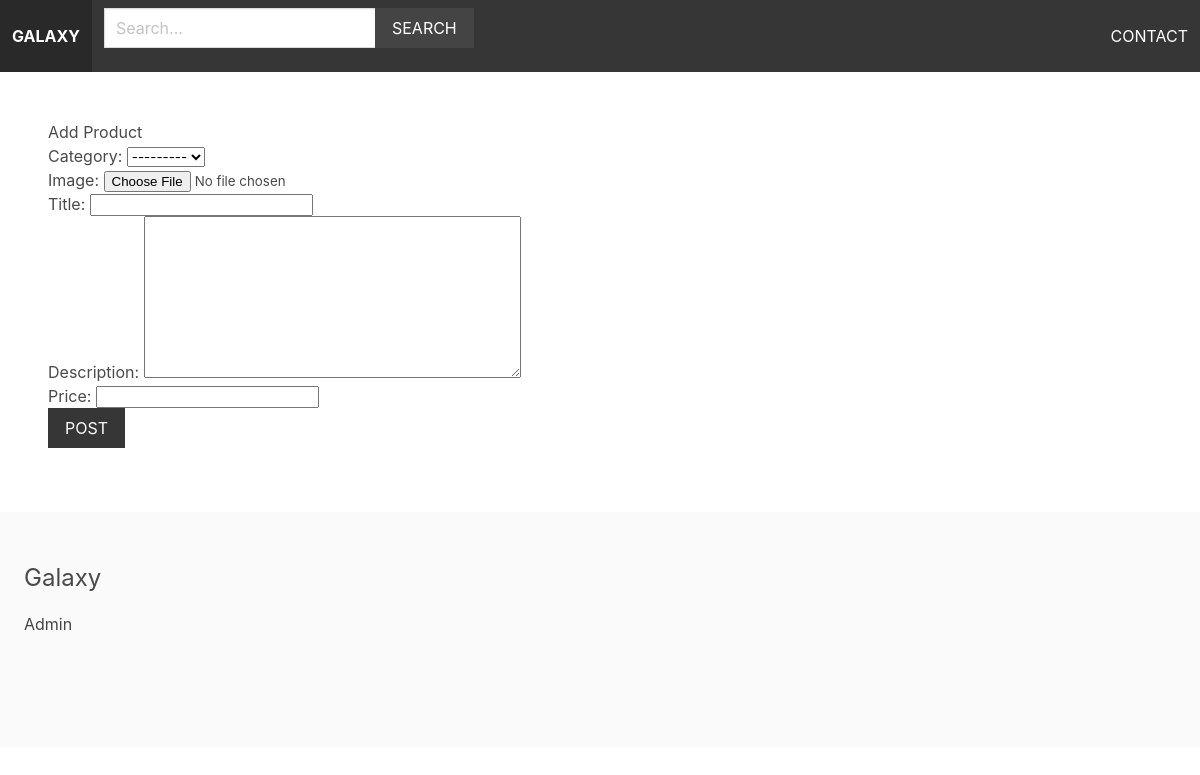
Before: /sellers/add_product/ (signed in) with the older database file.
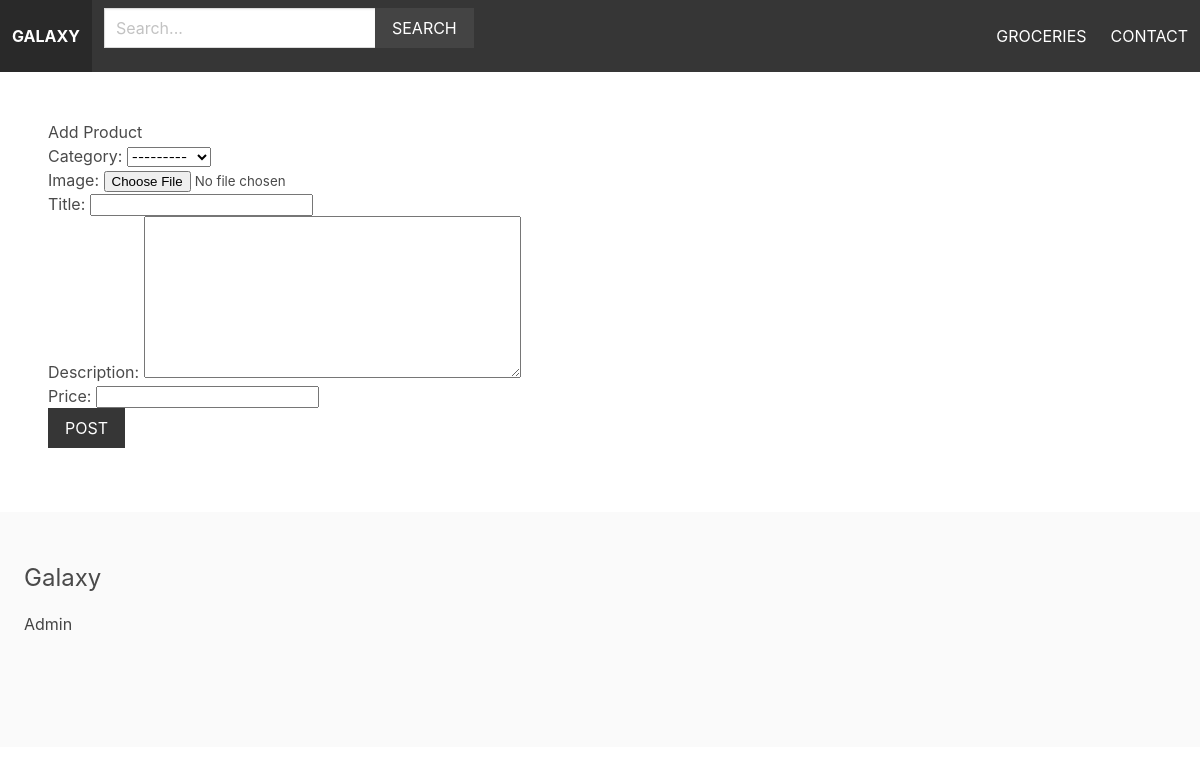
After: the same page with the newer database file.
### apps/product/models.py (models this page shows)
class Category(models.Model):
    title = models.CharField(max_length=255)
    slug = models.SlugField(max_length=255)
    ordering = models.IntegerField(default=0)
    class Meta:
        ordering = ['ordering']
    def __str__(self):
        return self.title

### apps/sellers/views.py (the view)
# urls.py: path('add_product/', views.add_product, name='add_product'),
@login_required
def add_product(request):
    if request.method == 'POST':
        form = ProductForm(request.POST, request.FILES)
        if form.is_valid():
            product = form.save(commit=False)
            product.seller = request.user.seller
            product.slug = slugify(product.title)
            product.save()
            return redirect('seller_admin')
    else:
        form = ProductForm()
    return render(request, 'add_product.html', {'form': form})

### apps/sellers/forms.py
class ProductForm(ModelForm):
    class Meta:
        model = Product
        fields = ['category', 'image', 'title', 'description', 'price']

### apps/product/context_processors.py (called while the page is built)
def menu_categories(request):
    categories = Category.objects.all()
    return {'menu_categories': categories}

### apps/sellers/templates/add_product.html (shortened to what this page needs)
{% extends 'base.html' %}
{% block content %}
<h1>Add Product</h1>
<form method="post" action="." enctype="multipart/form-data">
    {{ form.as_p }}
    <div class="field">
        <div class="control">
            <button class="button is-dark is-uppercase">Post</button>
        </div>
    </div>
</form>
{% endblock %}

### apps/multivendor/templates/base.html (shortened to what this page needs)
{% load static %}
<html lang="en">
<head>
    <link rel="stylesheet" href="https://cdn.jsdelivr.net/npm/bulma@0.9.1/css/bulma.min.css">
    <link rel="stylesheet" href="{% static 'css/main.css' %}">
</head>
<body>
    <nav class="navbar is-dark">
        <div class="navbar-brand">
            <a href="/" class="navbar-item"><strong>Galaxy</strong></a>
        </div>
            <div class="navbar-menu" id="main-navbar">
                <div class="navbar-start">
                    <div class="navbar-item">
                        <form method="get" action="{% url 'search' %}">
                            <div class="field has-addons">
                                <div class="control">
                                    <input type="text" class="input" placeholder="Search..." name="query">
                                </div>
                                <div class="control">
                                    <button class="button is-dark is-uppercase">Search</button>
                                </div>
                            </div>
                        </form>
                    </div>
                </div>
            <div class="navbar-end">
                {% for category in menu_categories %}
                        <a href="{% url 'category' category.slug %}" class="navbar-item">{{ category.title }}</a>
                {% endfor %}
                <a href="{% url 'contact' %}" class="navbar-item">Contact</a>
            </div>
        </div>
    </nav>
    <section class="section">
        {% block content %}
        {% endblock %}
    </section>
    <footer class="footer">
        <h3 class="is-size-4 mb-4">Galaxy</h3>
        {% if request.user.is_authenticated %}
        <a href="{% url 'seller_admin' %}">Admin</a>
        {% else %}
        <a href="{% url 'become_seller' %}">Start selling</a>
        <br>
        <a href="{% url 'login' %}">Login</a>
        {% endif %}
    </footer>
</body>
</html>

Changed rows visible on the page:
added Category: title "GROCERIES"
